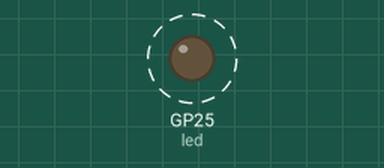
Simulated run of this program. Board: Raspberry Pi Pico running MicroPython. On the bench: output pins drawn as LEDs (lit = HIGH). Dashed ring = blinking. What the program prints to the serial console is not drawn.

Above: at 0.2 s.
Timing chart, 0 to 3.0 s (numbered marks = the images above):
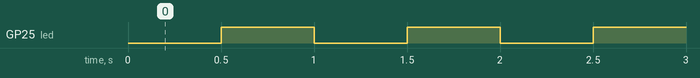

The program:

blink_LED_timer.py
```python
from machine import Pin, Timer

print("blink LED on board using timer")
print("@MrChunckuee - mrchunckuee.blogspot.com")

led = Pin(25, Pin.OUT)
timer = Timer()

def blink(timer):
    led.toggle()

timer.init(freq=2, mode=Timer.PERIODIC, callback=blink)
```

Measured:
- by itself, GP25 (led): alternates HIGH for 0.50 s and LOW for 0.50 s
